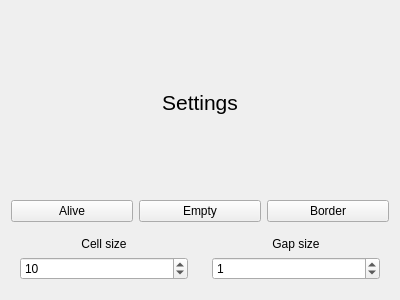
<?xml version="1.0" encoding="UTF-8"?>
<ui version="4.0">
 <class>Conf</class>
 <widget class="QWidget" name="Conf">
  <property name="geometry">
   <rect>
    <x>0</x>
    <y>0</y>
    <width>400</width>
    <height>300</height>
   </rect>
  </property>
  <property name="windowTitle">
   <string>Conf</string>
  </property>
  <layout class="QVBoxLayout" name="verticalLayout">
   <item>
    <widget class="QLabel" name="label_3">
     <property name="font">
      <font>
       <pointsize>16</pointsize>
      </font>
     </property>
     <property name="text">
      <string>Settings</string>
     </property>
     <property name="alignment">
      <set>Qt::AlignCenter</set>
     </property>
    </widget>
   </item>
   <item>
    <layout class="QHBoxLayout" name="horizontalLayout">
     <item>
      <widget class="QPushButton" name="aliveButton">
       <property name="text">
        <string>Alive</string>
       </property>
      </widget>
     </item>
     <item>
      <widget class="QPushButton" name="diedButton">
       <property name="text">
        <string>Empty</string>
       </property>
      </widget>
     </item>
     <item>
      <widget class="QPushButton" name="borderButton">
       <property name="text">
        <string>Border</string>
       </property>
      </widget>
     </item>
    </layout>
   </item>
   <item>
    <layout class="QHBoxLayout" name="horizontalLayout_2">
     <item>
      <widget class="QWidget" name="verticalWidget" native="true">
       <property name="sizePolicy">
        <sizepolicy hsizetype="Preferred" vsizetype="Maximum">
         <horstretch>0</horstretch>
         <verstretch>0</verstretch>
        </sizepolicy>
       </property>
       <layout class="QVBoxLayout" name="verticalLayout_2">
        <item>
         <widget class="QLabel" name="label">
          <property name="text">
           <string>Cell size</string>
          </property>
          <property name="alignment">
           <set>Qt::AlignCenter</set>
          </property>
         </widget>
        </item>
        <item>
         <widget class="QSpinBox" name="cellSizeSpin">
          <property name="minimum">
           <number>1</number>
          </property>
          <property name="maximum">
           <number>200</number>
          </property>
          <property name="value">
           <number>10</number>
          </property>
         </widget>
        </item>
       </layout>
      </widget>
     </item>
     <item>
      <widget class="QWidget" name="verticalWidget_2" native="true">
       <property name="sizePolicy">
        <sizepolicy hsizetype="Preferred" vsizetype="Maximum">
         <horstretch>0</horstretch>
         <verstretch>0</verstretch>
        </sizepolicy>
       </property>
       <layout class="QVBoxLayout" name="verticalLayout_3">
        <item>
         <widget class="QLabel" name="label_2">
          <property name="text">
           <string>Gap size</string>
          </property>
          <property name="alignment">
           <set>Qt::AlignCenter</set>
          </property>
         </widget>
        </item>
        <item>
         <widget class="QSpinBox" name="gapSizeSpin">
          <property name="maximum">
           <number>5</number>
          </property>
          <property name="value">
           <number>1</number>
          </property>
         </widget>
        </item>
       </layout>
      </widget>
     </item>
    </layout>
   </item>
  </layout>
 </widget>
 <resources/>
 <connections/>
</ui>
